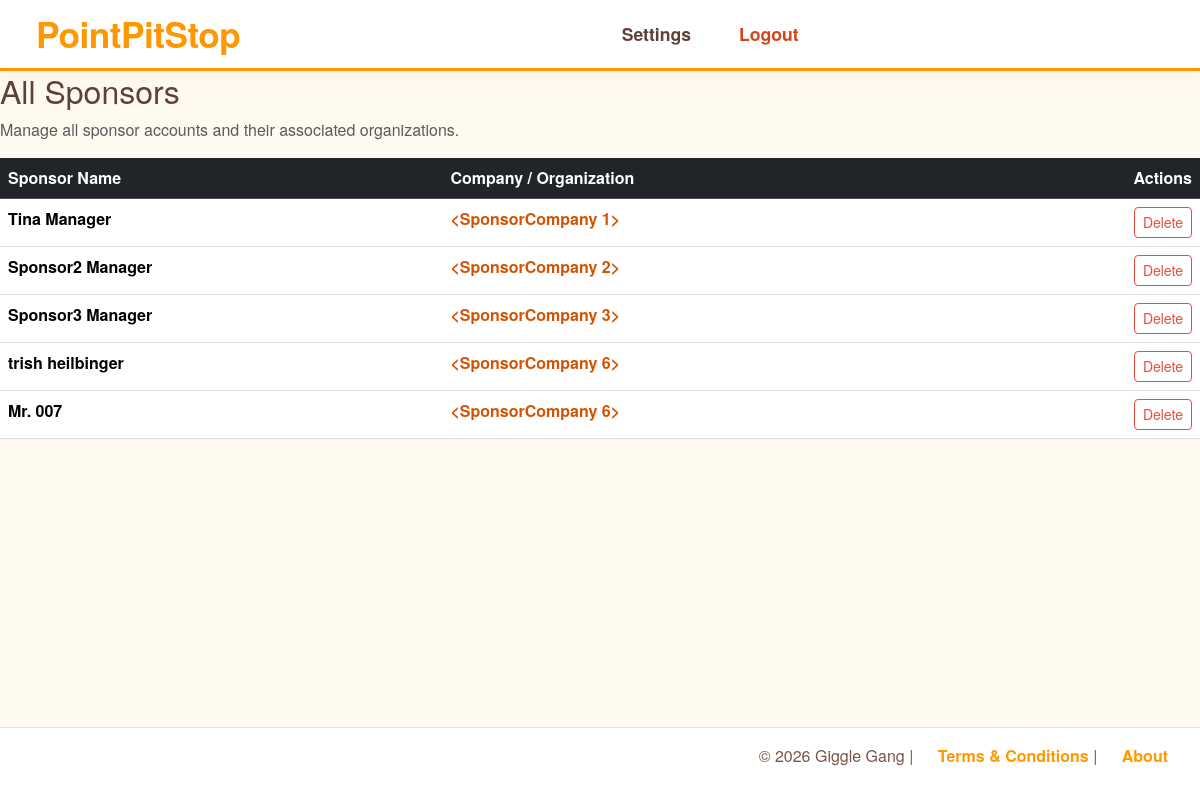
Screenshot of /admin/sponsor_list (signed in) with the database file from the repository.
### models.py (models this page shows)
class SponsorProfile(db.Model):
    __tablename__ = "sponsor_profile"
    user = db.relationship("Users",back_populates="sponsor_profile")
    user_id = db.Column(db.Integer,db.ForeignKey('users.id'),primary_key=True,unique=True,nullable=False)
    firstname = db.Column(db.String(250), nullable=False)
    lastname = db.Column(db.String(250), nullable=False)
    company_id = db.Column(db.Integer,db.ForeignKey("sponsor_companies.id"),nullable=False)
    company = db.relationship("SponsorCompany",back_populates="sponsor_users")

### routes/admin.py (the view)
@admin_bp.route("/sponsor_list", methods=["GET","POST"])
def admin_sponsor_list():
    sponsors = SponsorProfile.query.all()
    return render_template("admin/admin_sponsor_list.html",sponsors=sponsors)

### app.py (called while the page is built)
@login_manager.user_loader
def load_user(user_id):
    return db.session.get(Users, int(user_id))

### routes/admin.py (called while the page is built)
@admin_bp.before_request
def restrict_to_admin():
    if request.endpoint == "admin.end_impersonation":
        real_admin_id = session.get("real_admin_id")
        if real_admin_id:
            return None  # Let it through
        abort(403)
    if not current_user.is_authenticated:
        flash("Please log in to access this page.", "warning")
        return redirect(url_for('auth.handle_login'))
    if current_user.role != "admin":
        flash("Access denied: Admins only.", "danger")
        return redirect(url_for('dashboard'))
    if not g.profile:
        print(f"DEBUG: Admin {current_user.username} has no profile in g.profile")
        flash("Admin profile not found. Please contact an admin.", "danger")
        return redirect(url_for('dashboard'))

### templates/admin/admin_sponsor_list.html (shortened to what this page needs)
{% extends "base.html" %}
{% block body %}
    <h2>All Sponsors</h2>
    <div class="mb-3">
        <p class="text-muted">Manage all sponsor accounts and their associated organizations.</p>
    </div>
    {% if sponsors %}
    <table class="table table-hover report-table">
        <thead class="table-dark">
            <tr>
                <th>Sponsor Name</th>
                <th>Company / Organization</th>
                <th class="text-end">Actions</th>
            </tr>
        </thead>
        <tbody>
            {% for sponsor in sponsors %}
            <tr>
                <td>
                    <div class="fw-bold">{{ sponsor.firstname }} {{ sponsor.lastname }}</div>
                </td>
                <td>
                    <span class="company-name">{{ sponsor.company }}</span>
                </td>
                <td class="text-end">
                    <form action="#" method="POST" style="display: inline;">
                        <button type="submit" class="btn btn-sm btn-danger-outline" onclick="return confirm('Are you sure you want to delete this sponsor?')">
                            Delete
                        </button>
                    </form>
                </td>
            </tr>
            {% endfor %}
        </tbody>
    </table>
    {% else %}
    <p class="text-muted">No sponsors have been registered yet.</p>
    {% endif %}
{% endblock %}

### static/css/style.css (style rules this page uses)
body { display: flex; flex-direction: column; font-family: 'Quicksand', 'Helvetica Neue', Helvetica, Arial, sans-serif; margin: 0; min-height: 100vh; background-color: #fffaf0; color: #5d4037; }

### templates/admin/admin_sponsor_list.html (style rules this page uses)
.btn-danger-outline { color: #e74c3c; border: 1px solid #e74c3c; }
.company-name { color: #d35400; font-weight: 700; }

### rows the page displays
SponsorProfile: firstname "Tina", lastname "Manager", company "<SponsorCompany 1>"
SponsorProfile: firstname "Sponsor2", lastname "Manager", company "<SponsorCompany 2>"
SponsorProfile: firstname "Sponsor3", lastname "Manager", company "<SponsorCompany 3>"
SponsorProfile: firstname "trish", lastname "heilbinger", company "<SponsorCompany 6>"
SponsorProfile: firstname "Mr.", lastname "007", company "<SponsorCompany 6>"
